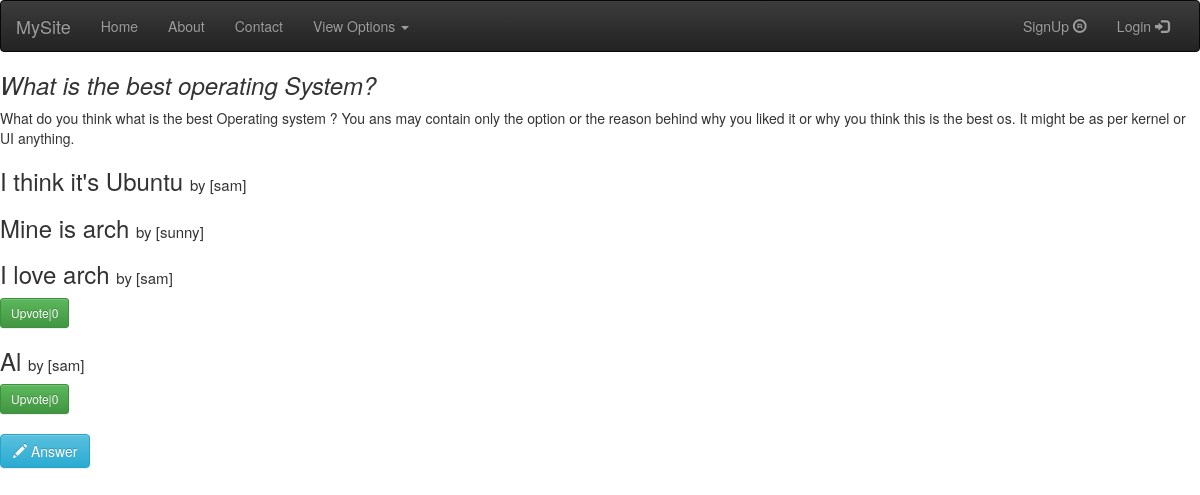
Screenshot of /question/1/ with the database file from the repository.
### ans/models.py (models this page shows, shortened)
class Question(models.Model):
    title = models.CharField(max_length=200, blank=True, null=True)
    description = models.TextField()
    pub_date = models.DateTimeField()
    user = models.ForeignKey(User, on_delete=models.CASCADE)

class Answer(models.Model):
    answer_text = models.TextField()
    questions = models.ForeignKey(Question, on_delete=models.CASCADE)
    user = models.ForeignKey(User, on_delete=models.CASCADE)
    pub_date = models.DateTimeField(auto_now_add=True)

### ans/views.py (the view, shortened to what this page needs)
# urls.py: url(r'^question/(?P<question_id>[0-9]+)/$', views.detail, name='detail'),
def detail(request, question_id):
    question = Question.objects.get(pk=question_id)
    answers = question.answer_set.all()
    context = {'question': question, 'answers': answers, }
    return render(request, template_name='ans/detail.html', context=context)

### ans/templates/ans/detail.html (shortened to what this page needs)
{% extends 'base.html' %}
{% block body %}
    <h3><i>{{ question.title }}</i></h3>
    {{ question.description }}
    <br>
    {% for answer in answers %}
        <div>
            <h3>{{ answer.answer_text }} <span style="font-size: 15px">by [{{ answer.user }}]</span></h3>
            <form method="post" action="{% url 'ans:detail' question.id %}">
                {% for upvote in answer.upvote_set.all %}
                    {% if upvote.user == request.user %}
                        <input type="submit" disabled='true' class="btn btn-sm btn-warning"
                               value="Upvoted|{{ answer.upvote_set.all.count }}">
                    {% endif %}
                {% empty %}
                    <input type="submit" class="btn btn-sm btn-success" value="Upvote|{{ answer.upvote_set.all.count }}">
                {% endfor %}
            </form>
        </div>
    {% empty %}
        <input type="submit" class="btn btn-sm btn-success" value="Upvote|0">
    {% endfor %}
    <br>
    <button type="button" class="btn btn-info" data-toggle="collapse" data-target="#answer"><span
            class="glyphicon glyphicon-pencil"></span> Answer
    </button>
{% endblock %}

### rows the page displays
Question: title "What is the best operating System?", description "What do you think what is the best Operating system ? You ans may contain only the option or the reason behind why you liked it or why you think this is the best os. It might be as per kernel or UI anything."
Answer: answer_text "I think it's Ubuntu", user "sam"
Answer: answer_text "Mine is arch", user "sunny"
Answer: answer_text "I love arch", user "sam", upvote_set.all.count "Upvote|0"
Answer: answer_text "Al", user "sam", upvote_set.all.count "Upvote|0"
